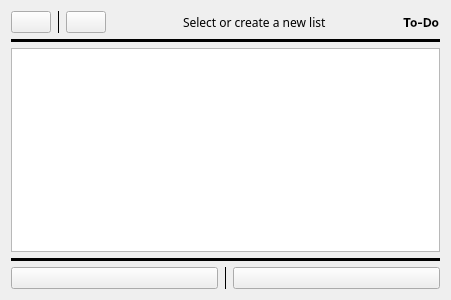
<?xml version="1.0" encoding="UTF-8"?>
<ui version="4.0">
 <class>TodoAppWidget</class>
 <widget class="QWidget" name="TodoAppWidget">
  <property name="geometry">
   <rect>
    <x>0</x>
    <y>0</y>
    <width>451</width>
    <height>300</height>
   </rect>
  </property>
  <property name="windowTitle">
   <string>Form</string>
  </property>
  <layout class="QVBoxLayout" name="verticalLayout">
   <item>
    <layout class="QGridLayout" name="gridLayout">
     <item row="1" column="0">
      <layout class="QGridLayout" name="gridLayout_2">
       <item row="0" column="5">
        <spacer name="horizontalSpacer_2">
         <property name="orientation">
          <enum>Qt::Horizontal</enum>
         </property>
         <property name="sizeHint" stdset="0">
          <size>
           <width>40</width>
           <height>20</height>
          </size>
         </property>
        </spacer>
       </item>
       <item row="0" column="0">
        <widget class="QPushButton" name="closeBtn">
         <property name="text">
          <string/>
         </property>
        </widget>
       </item>
       <item row="0" column="4">
        <widget class="QLabel" name="statusLabel">
         <property name="font">
          <font>
           <family>U001</family>
          </font>
         </property>
         <property name="text">
          <string>Select or create a new list</string>
         </property>
        </widget>
       </item>
       <item row="0" column="1">
        <widget class="Line" name="line_2">
         <property name="frameShadow">
          <enum>QFrame::Plain</enum>
         </property>
         <property name="orientation">
          <enum>Qt::Vertical</enum>
         </property>
        </widget>
       </item>
       <item row="0" column="3">
        <spacer name="horizontalSpacer">
         <property name="orientation">
          <enum>Qt::Horizontal</enum>
         </property>
         <property name="sizeHint" stdset="0">
          <size>
           <width>40</width>
           <height>20</height>
          </size>
         </property>
        </spacer>
       </item>
       <item row="0" column="2">
        <widget class="QPushButton" name="newBtn">
         <property name="text">
          <string/>
         </property>
        </widget>
       </item>
       <item row="0" column="6">
        <widget class="QLabel" name="todoLabel">
         <property name="font">
          <font>
           <family>Inter</family>
           <weight>75</weight>
           <bold>true</bold>
          </font>
         </property>
         <property name="text">
          <string>To-Do</string>
         </property>
        </widget>
       </item>
      </layout>
     </item>
    </layout>
   </item>
   <item>
    <widget class="Line" name="line">
     <property name="frameShadow">
      <enum>QFrame::Plain</enum>
     </property>
     <property name="lineWidth">
      <number>4</number>
     </property>
     <property name="orientation">
      <enum>Qt::Horizontal</enum>
     </property>
    </widget>
   </item>
   <item>
    <layout class="QVBoxLayout" name="verticalLayout_2">
     <item>
      <widget class="QStackedWidget" name="stackedWidget">
       <property name="currentIndex">
        <number>0</number>
       </property>
       <widget class="QWidget" name="page_3">
        <layout class="QVBoxLayout" name="verticalLayout_4">
         <property name="leftMargin">
          <number>0</number>
         </property>
         <property name="topMargin">
          <number>0</number>
         </property>
         <property name="rightMargin">
          <number>0</number>
         </property>
         <property name="bottomMargin">
          <number>0</number>
         </property>
         <item>
          <widget class="QListWidget" name="listWidget"/>
         </item>
         <item>
          <widget class="Line" name="line_4">
           <property name="frameShadow">
            <enum>QFrame::Plain</enum>
           </property>
           <property name="lineWidth">
            <number>4</number>
           </property>
           <property name="orientation">
            <enum>Qt::Horizontal</enum>
           </property>
          </widget>
         </item>
         <item>
          <layout class="QHBoxLayout" name="horizontalLayout">
           <property name="topMargin">
            <number>0</number>
           </property>
           <property name="rightMargin">
            <number>0</number>
           </property>
           <item>
            <widget class="QPushButton" name="deleteBtn">
             <property name="text">
              <string/>
             </property>
            </widget>
           </item>
           <item>
            <widget class="Line" name="line_3">
             <property name="frameShadow">
              <enum>QFrame::Plain</enum>
             </property>
             <property name="orientation">
              <enum>Qt::Vertical</enum>
             </property>
            </widget>
           </item>
           <item>
            <widget class="QPushButton" name="setupBtn">
             <property name="text">
              <string/>
             </property>
            </widget>
           </item>
          </layout>
         </item>
        </layout>
       </widget>
       <widget class="QWidget" name="page_4">
        <layout class="QVBoxLayout" name="verticalLayout_6">
         <property name="leftMargin">
          <number>0</number>
         </property>
         <property name="topMargin">
          <number>0</number>
         </property>
         <property name="rightMargin">
          <number>0</number>
         </property>
         <property name="bottomMargin">
          <number>0</number>
         </property>
         <item>
          <layout class="QVBoxLayout" name="listVerticalLayout">
           <item>
            <layout class="QHBoxLayout" name="horizontalLayout_2">
             <property name="topMargin">
              <number>0</number>
             </property>
             <item>
              <spacer name="horizontalSpacer_3">
               <property name="orientation">
                <enum>Qt::Horizontal</enum>
               </property>
               <property name="sizeHint" stdset="0">
                <size>
                 <width>40</width>
                 <height>20</height>
                </size>
               </property>
              </spacer>
             </item>
             <item>
              <widget class="QPushButton" name="newItemBtn">
               <property name="text">
                <string/>
               </property>
              </widget>
             </item>
             <item>
              <widget class="Line" name="line_5">
               <property name="frameShadow">
                <enum>QFrame::Plain</enum>
               </property>
               <property name="orientation">
                <enum>Qt::Vertical</enum>
               </property>
              </widget>
             </item>
             <item>
              <widget class="QPushButton" name="selectItemsModeBtn">
               <property name="text">
                <string/>
               </property>
              </widget>
             </item>
             <item>
              <widget class="QStackedWidget" name="editToolbarWidget">
               <property name="sizePolicy">
                <sizepolicy hsizetype="Maximum" vsizetype="Maximum">
                 <horstretch>0</horstretch>
                 <verstretch>0</verstretch>
                </sizepolicy>
               </property>
               <property name="currentIndex">
                <number>0</number>
               </property>
               <widget class="QWidget" name="page">
                <property name="sizePolicy">
                 <sizepolicy hsizetype="Maximum" vsizetype="Maximum">
                  <horstretch>0</horstretch>
                  <verstretch>0</verstretch>
                 </sizepolicy>
                </property>
                <layout class="QVBoxLayout" name="verticalLayout_3">
                 <property name="leftMargin">
                  <number>0</number>
                 </property>
                 <property name="topMargin">
                  <number>0</number>
                 </property>
                 <property name="rightMargin">
                  <number>0</number>
                 </property>
                 <property name="bottomMargin">
                  <number>0</number>
                 </property>
                 <item>
                  <layout class="QHBoxLayout" name="horizontalLayout_3">
                   <item>
                    <widget class="Line" name="line_7">
                     <property name="frameShadow">
                      <enum>QFrame::Plain</enum>
                     </property>
                     <property name="orientation">
                      <enum>Qt::Vertical</enum>
                     </property>
                    </widget>
                   </item>
                   <item>
                    <widget class="QPushButton" name="editItemBtn">
                     <property name="text">
                      <string/>
                     </property>
                    </widget>
                   </item>
                   <item>
                    <widget class="Line" name="line_6">
                     <property name="frameShadow">
                      <enum>QFrame::Plain</enum>
                     </property>
                     <property name="orientation">
                      <enum>Qt::Vertical</enum>
                     </property>
                    </widget>
                   </item>
                   <item>
                    <widget class="QPushButton" name="deleteItemBtn">
                     <property name="text">
                      <string/>
                     </property>
                    </widget>
                   </item>
                   <item>
                    <widget class="Line" name="line_11">
                     <property name="frameShadow">
                      <enum>QFrame::Plain</enum>
                     </property>
                     <property name="orientation">
                      <enum>Qt::Vertical</enum>
                     </property>
                    </widget>
                   </item>
                   <item>
                    <widget class="QPushButton" name="selectAllItemsBtn">
                     <property name="text">
                      <string/>
                     </property>
                    </widget>
                   </item>
                   <item>
                    <widget class="Line" name="line_9">
                     <property name="frameShadow">
                      <enum>QFrame::Plain</enum>
                     </property>
                     <property name="orientation">
                      <enum>Qt::Vertical</enum>
                     </property>
                    </widget>
                   </item>
                   <item>
                    <widget class="QPushButton" name="deselectAllItemsBtn">
                     <property name="text">
                      <string/>
                     </property>
                    </widget>
                   </item>
                   <item>
                    <widget class="Line" name="line_10">
                     <property name="frameShadow">
                      <enum>QFrame::Plain</enum>
                     </property>
                     <property name="orientation">
                      <enum>Qt::Vertical</enum>
                     </property>
                    </widget>
                   </item>
                   <item>
                    <widget class="QPushButton" name="saveCurrentListViewBtn">
                     <property name="text">
                      <string/>
                     </property>
                    </widget>
                   </item>
                  </layout>
                 </item>
                </layout>
               </widget>
               <widget class="QWidget" name="page_2"/>
              </widget>
             </item>
             <item>
              <spacer name="horizontalSpacer_4">
               <property name="orientation">
                <enum>Qt::Horizontal</enum>
               </property>
               <property name="sizeHint" stdset="0">
                <size>
                 <width>40</width>
                 <height>20</height>
                </size>
               </property>
              </spacer>
             </item>
            </layout>
           </item>
           <item>
            <widget class="Line" name="line_8">
             <property name="frameShadow">
              <enum>QFrame::Plain</enum>
             </property>
             <property name="lineWidth">
              <number>4</number>
             </property>
             <property name="orientation">
              <enum>Qt::Horizontal</enum>
             </property>
            </widget>
           </item>
           <item>
            <widget class="QListWidget" name="itemsListWidget"/>
           </item>
          </layout>
         </item>
        </layout>
       </widget>
      </widget>
     </item>
    </layout>
   </item>
  </layout>
 </widget>
 <resources/>
 <connections/>
</ui>
